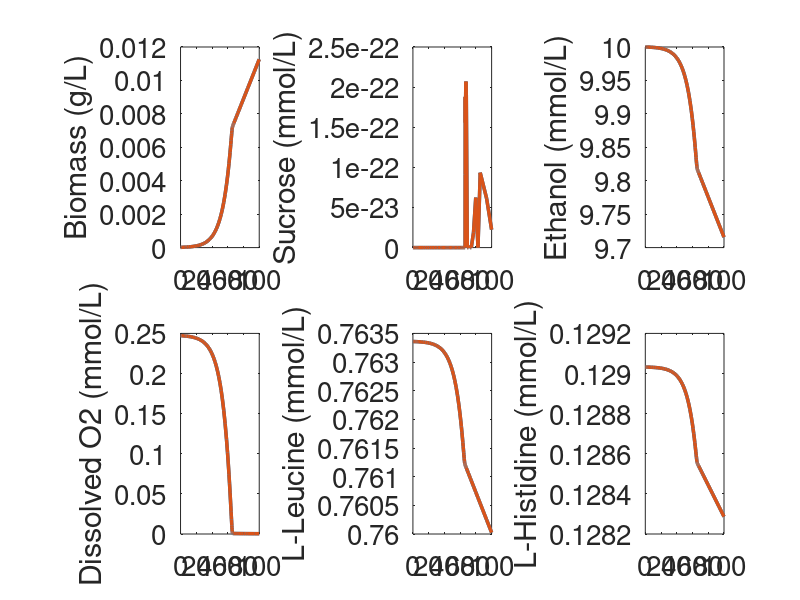
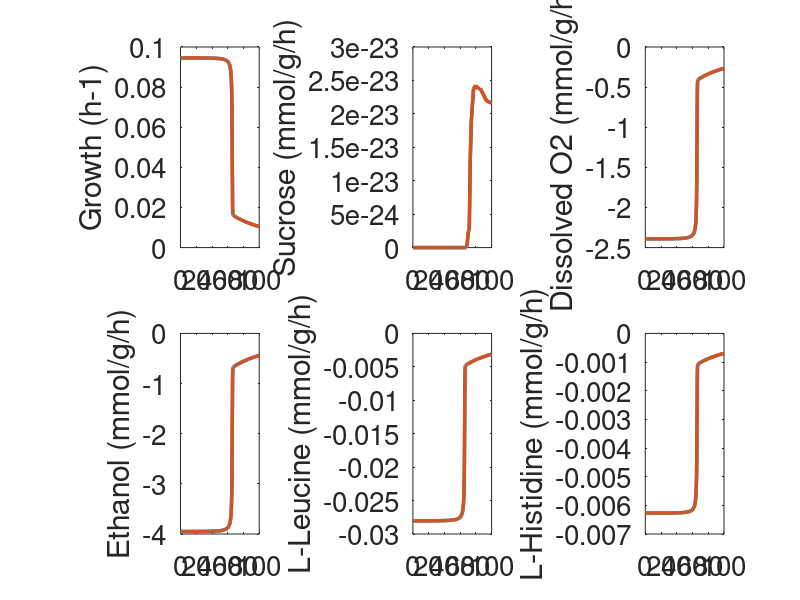

Recreate these plots in MATLAB, in order.
load data1.mat
load data2.mat

FS = 20;

figure(1)
subplot(2,3,1)
plot(T1,Y1(:,2),'linewidth',2.5);
hold on
plot(T2,Y2(:,2),'linewidth',2.5);
ylabel('Biomass (g/L)');
set(gca,'FontSize',FS);

subplot(2,3,2)
plot(T1,Y1(:,6),'linewidth',2.5);
hold on
plot(T2,Y2(:,6),'linewidth',2.5);
ylabel('Sucrose (mmol/L)');
set(gca,'FontSize',FS);

subplot(2,3,3)
plot(T1,Y1(:,7),'linewidth',2.5);
hold on
plot(T2,Y2(:,7),'linewidth',2.5);
ylabel('Ethanol (mmol/L)');
set(gca,'FontSize',FS);

subplot(2,3,4)
plot(T1,Y1(:,9),'linewidth',2.5);
hold on
plot(T2,Y2(:,9),'linewidth',2.5);
ylabel('Dissolved O2 (mmol/L)');
set(gca,'FontSize',FS);

subplot(2,3,5)
plot(T1,Y1(:,10),'linewidth',2.5);
hold on
plot(T2,Y2(:,10),'linewidth',2.5);
ylabel('L-Leucine (mmol/L)');
set(gca,'FontSize',FS);

subplot(2,3,6)
plot(T1,Y1(:,11),'linewidth',2.5);
hold on
plot(T2,Y2(:,11),'linewidth',2.5);
ylabel('L-Histidine (mmol/L)');
set(gca,'FontSize',FS);

figure(2)
subplot(2,3,1)
plot(T1,flux1(:,9),'linewidth',2.5);
hold on
plot(T2,flux2(:,9),'linewidth',2.5);
ylabel('Growth (h-1)');
set(gca,'FontSize',FS);

subplot(2,3,2)
plot(T1,flux1(:,12),'linewidth',2.5);
hold on
plot(T2,flux2(:,12),'linewidth',2.5);
ylabel('Sucrose (mmol/g/h)');
set(gca,'FontSize',FS);

subplot(2,3,3)
plot(T1,flux1(:,13),'linewidth',2.5);
hold on
plot(T2,flux2(:,13),'linewidth',2.5);
ylabel('Dissolved O2 (mmol/g/h)');
set(gca,'FontSize',FS);

subplot(2,3,4)
plot(T1,flux1(:,14),'linewidth',2.5);
hold on
plot(T2,flux2(:,14),'linewidth',2.5);
ylabel('Ethanol (mmol/g/h)');
set(gca,'FontSize',FS);

subplot(2,3,5)
plot(T1,flux1(:,15),'linewidth',2.5);
hold on
plot(T2,flux2(:,15),'linewidth',2.5);
ylabel('L-Leucine (mmol/g/h)');
set(gca,'FontSize',FS);

subplot(2,3,6)
plot(T1,flux1(:,16),'linewidth',2.5);
hold on
plot(T2,flux2(:,16),'linewidth',2.5);
ylabel('L-Histidine (mmol/g/h)');
set(gca,'FontSize',FS);